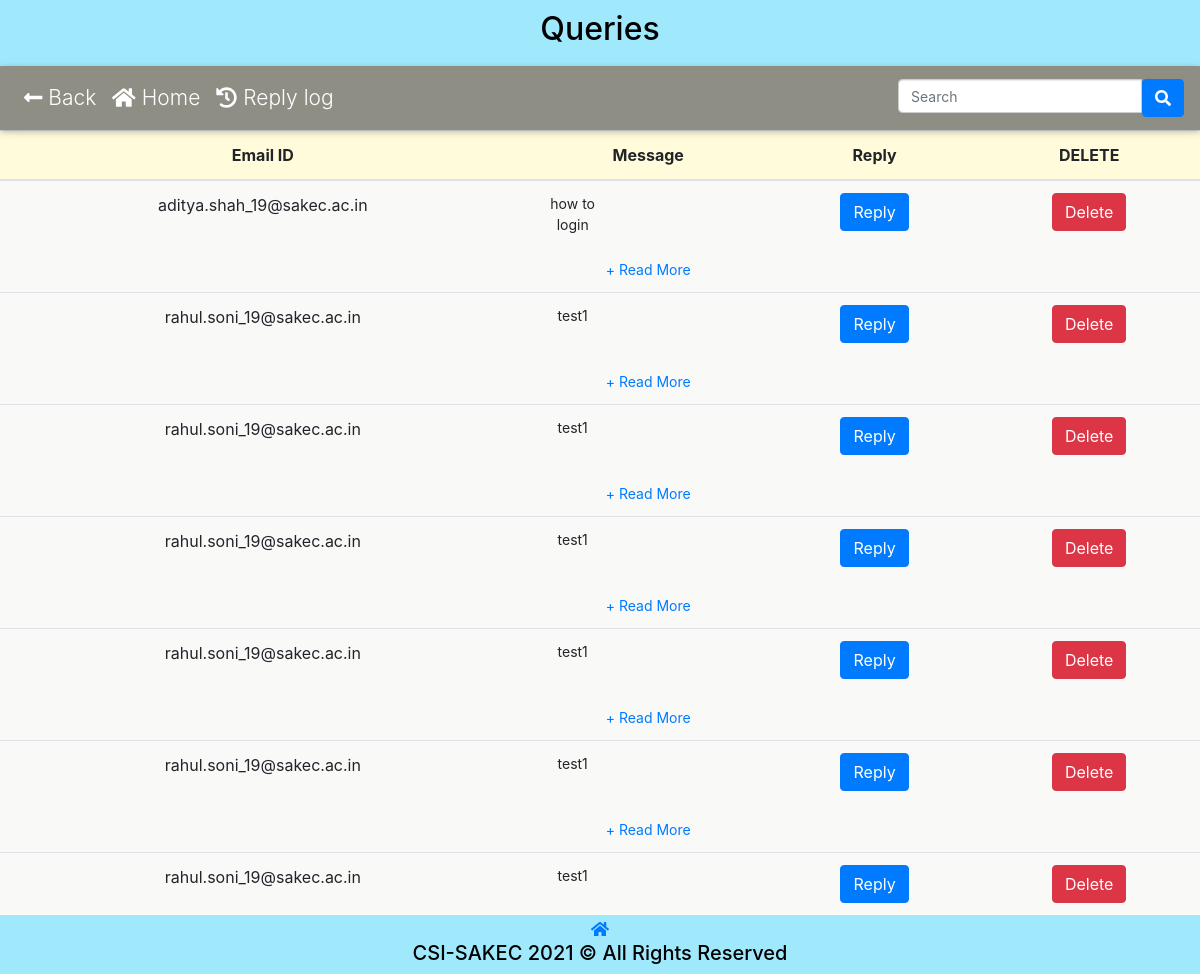
Screenshot of /Query/query.php (signed in) with the database file from the repository.
### tables this page shows
CREATE TABLE `csi_query` (
  `id` int(11) NOT NULL,
  `c_email` varchar(100) NOT NULL,
  `c_query` varchar(8000) NOT NULL
);

### config.php (called while the page is built, shortened)
<?php
    $conn = mysqli_connect(DB_SERVER, DB_USERNAME, DB_PASSWORD, DB_NAME);
    function execute($sql){
        global $conn;
        return mysqli_query($conn, $sql);
    }
    function getValue($sql){
        return mysqli_fetch_assoc(execute($sql));
    }
    function getSpecificValue($sql,$columnName){
        $variable= getValue($sql);
        return $variable[$columnName];
    }
?>

### Query/query.php (the view, shortened to what this page needs)
<!DOCTYPE html>
<html lang="en">
<head>
    <link rel="stylesheet" href="../plugins/bootstrap-4.6.0-dist/css/bootstrap.min.css">
    <link rel="stylesheet" href="../css/membership.css?v=<?php echo time(); ?>">
    <?php
    require_once "../config.php";
    $accessquery = 0;
    if (isset($_SESSION["role_id"])) {
        $role_id = $_SESSION["role_id"];
        $accessquery = getSpecificValue("SELECT query FROM `csi_role` WHERE `csi_role`.`id`=$role_id", 'query');
        $accessreplylog = getSpecificValue("SELECT reply_log FROM `csi_role` WHERE `csi_role`.`id`=$role_id", 'reply_log');
    }
    ?>
</head>
<body>
    <header>
        <h2 style="text-align: center;">Queries</h2>
    </header>
    <nav class="navbar navbar-expand-lg navbar-dark default-color sticky-top">
        <div class="collapse navbar-collapse" id="navbarSupportedContent-333">
            <ul class="navbar-nav mr-auto">
                <li class="nav-item">
                    <a class="nav-link" href="../index.php"><i class="fas fa-long-arrow-alt-left"></i> Back</a>
                </li>
                <li class="nav-item">
                    <a class="nav-link" href="../index.php"><i class="fas fa-home"></i> Home</a>
                </li>
                <?php
                if ($accessreplylog == 1) {
                ?>
                <li class="nav-item">
                    <a class="nav-link" href="log.php"><i class="fas fa-history"></i> Reply log</a>
                </li>
                <?php
                }
                ?>
            </ul>
            <ul class="navbar-nav ml-auto nav-flex-icons">
                <form action="<?php echo htmlspecialchars($_SERVER["PHP_SELF"]); ?>" method="POST">
                    <div class="input-group">
                        <input type="search" onkeyup="SearchFunction()"  id="form1" name="search" placeholder="Search" class="form-control" autocomplete="off" />
                        <button id="search-button" type="submit" class="btn btn-primary">
                            <i class="fas fa-search"></i>
                        </button>
                    </div>
                </form>
            </ul>
        </div>
    </nav>
    <table class="table">
        <thead class="table-head">
            <tr>
                <th scope="col">Email ID</th>
                <th>Message</th>
                <th>Reply</th>
                <th>DELETE</th>
            </tr>
        </thead>
        <tbody id="queryTableBody">
            <div class="table-content" style="font-size: large;">
                <?php
                if ($accessquery == 1) {
                    $query = execute('SELECT * FROM csi_query');
                    if (mysqli_num_rows($query) > 0) {
                        while ($row = mysqli_fetch_assoc($query)) {
                ?>
                            <tr>
                                <td scope="row"><?php echo $row['c_email']; ?></td>
                                <td>
                                    <div id="summary">
                                        <p class="collapse" id="<?php echo 'collapseSummary' . $row['id']; ?>"><?php echo $row['c_query']; ?> </p>
                                        <a class="collapsed" data-toggle="collapse" href="<?php echo '#collapseSummary' . $row['id']; ?>" aria-expanded="false" aria-controls="collapseSummary"></a>
                                    </div>
                                </td>
                                <td>
                                    <div id="<?php echo 'reply' . $row['id']; ?>">
                                        <button type="button" onClick="<?php echo 'addTextArea(' . $row['id'] . ');'; ?>" class="btn btn-primary">Reply</button>
                                    </div>
                                </td>
                                <td><button type="button" class="btn btn-danger">Delete</button></td>
                            </tr>
                <?php
                        }
                    } else {
                        echo "No Record Found.";
                    }
                }
                ?>
            </div>
        </tbody>
    </table>
    <div class="spacer" style="height:10px;"></div>
    <div class="footer">
        <div class="spacer" style="height:2px;"></div>
        <a href="index.php">
            <i class="fas fa-home"></i>
        </a>
        <h5>CSI-SAKEC 2021 &copy; All Rights Reserved</h5>
    </div>
</body>
</html>

### css/membership.css (style rules this page uses)
body { text-align: center; background-color: #fffdeb; font-family: -apple-system, BlinkMacSystemFont, "Segoe UI", Roboto, "Helvetica Neue", Arial, "Noto Sans", sans-serif, "Apple Color Emoji", "Segoe UI Emoji", "Segoe UI Symbol", "Noto Color Emoji"; margin: 0; color: white; padding: 0; color: black; }
header { color: black; background-color: #a0e9fd; padding: 10px; }
.footer { text-align: center; background-color: #a0e9fd; left: 0; bottom: 0; width: 100%; z-index: 1; }
.input-group .form-control { position: relative; z-index: 2; float: left; width: 50%; margin-bottom: 0; }
.form-control { display: block; width: 50%; height: 34px; padding: 6px 12px; font-size: 14px; line-height: 1.42857143; color: #555; background-color: #fff; background-image: none; border: 1px solid #ccc; border-radius: 4px; -webkit-box-shadow: inset 0 1px 1px rgb(0 0 0 / 8%); box-shadow: inset 0 1px 1px rgb(0 0 0 / 8%); -webkit-transition: border-color ease-in-out .15s, -webkit-box-shadow ease-in-out .15s; -o-transition: border-color ease-in-out .15s, box-shadow ease-in-out .15s; transition: border-color ease-in-out .15s, box-shadow ease-in-out .15s; }
.table thead th { vertical-align: bottom; border-bottom: 2px solid #dee2e6; background: #fffbdb; }
.table { width: 100%; margin-bottom: 0rem; color: #212529; background: #f9f9f7; }
@media only screen and (min-width: 600px) { .footer { position: fixed; } }
#summary p { width: 300px; height: auto; }
#summary { font-size: 14px; line-height: 1.5; }
#summary p.collapse:not(.show) { height: 50px !important; width: 70px; overflow: hidden; display: -webkit-box; -webkit-line-clamp: 2; -webkit-box-orient: vertical; }
#summary a.collapsed:after { content: '+ Read More'; }
@media only screen and (max-width: 1200px) { .navbar { font-weight: 300; -webkit-box-shadow: 0 2px 5px 0 rgba(0, 0, 0, 0.16), 0 2px 10px 0 rgba(0, 0, 0, 0.12); box-shadow: 0 2px 5px 0 rgba(0, 0, 0, 0.16), 0 2px 10px 0 rgba(0, 0, 0, 0.12); font-size: 21px; } }
.navbar.navbar-dark .navbar-nav .nav-item .nav-link { color: #ffffff; -webkit-transition: .35s; transition: .35s; }
.default-color { background-color: #00000070 !important; }

### rows the page displays
csi_query: c_email "aditya.shah_19@sakec.ac.in", c_query "how to login"
csi_query: c_email "rahul.soni_19@sakec.ac.in", c_query "test1"
csi_query: c_email "rahul.soni_19@sakec.ac.in", c_query "test1"
csi_query: c_email "rahul.soni_19@sakec.ac.in", c_query "test1"
csi_query: c_email "rahul.soni_19@sakec.ac.in", c_query "test1"
csi_query: c_email "rahul.soni_19@sakec.ac.in", c_query "test1"
csi_query: c_email "rahul.soni_19@sakec.ac.in", c_query "test1"
